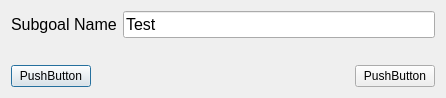
<?xml version="1.0" encoding="UTF-8"?>
<ui version="4.0">
 <class>Dialog</class>
 <widget class="QDialog" name="Dialog">
  <property name="geometry">
   <rect>
    <x>0</x>
    <y>0</y>
    <width>446</width>
    <height>98</height>
   </rect>
  </property>
  <property name="maximumSize">
   <size>
    <width>16777215</width>
    <height>98</height>
   </size>
  </property>
  <property name="windowTitle">
   <string>Dialog</string>
  </property>
  <layout class="QVBoxLayout" name="verticalLayout">
   <item>
    <layout class="QHBoxLayout" name="horizontalLayout_2">
     <item>
      <widget class="QLabel" name="label_subgoal_name">
       <property name="sizePolicy">
        <sizepolicy hsizetype="Preferred" vsizetype="Fixed">
         <horstretch>0</horstretch>
         <verstretch>0</verstretch>
        </sizepolicy>
       </property>
       <property name="font">
        <font>
         <pointsize>12</pointsize>
        </font>
       </property>
       <property name="text">
        <string>Subgoal Name</string>
       </property>
       <property name="alignment">
        <set>Qt::AlignLeading|Qt::AlignLeft|Qt::AlignVCenter</set>
       </property>
      </widget>
     </item>
     <item>
      <widget class="QLineEdit" name="lineEdit">
       <property name="font">
        <font>
         <pointsize>12</pointsize>
        </font>
       </property>
       <property name="text">
        <string>Test</string>
       </property>
      </widget>
     </item>
    </layout>
   </item>
   <item>
    <spacer name="verticalSpacer">
     <property name="orientation">
      <enum>Qt::Vertical</enum>
     </property>
     <property name="sizeHint" stdset="0">
      <size>
       <width>20</width>
       <height>0</height>
      </size>
     </property>
    </spacer>
   </item>
   <item>
    <layout class="QHBoxLayout" name="horizontalLayout">
     <item>
      <widget class="QPushButton" name="pushButton">
       <property name="text">
        <string>PushButton</string>
       </property>
      </widget>
     </item>
     <item>
      <spacer name="horizontalSpacer">
       <property name="orientation">
        <enum>Qt::Horizontal</enum>
       </property>
       <property name="sizeHint" stdset="0">
        <size>
         <width>40</width>
         <height>20</height>
        </size>
       </property>
      </spacer>
     </item>
     <item>
      <widget class="QPushButton" name="pushButton_2">
       <property name="text">
        <string>PushButton</string>
       </property>
      </widget>
     </item>
    </layout>
   </item>
  </layout>
 </widget>
 <resources/>
 <connections/>
</ui>
